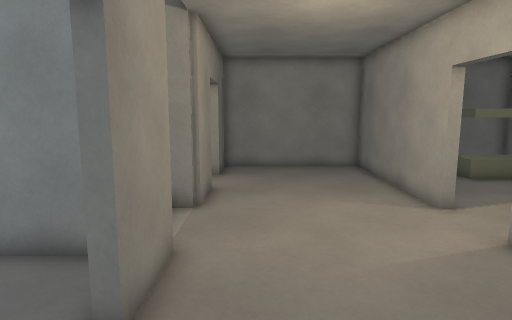
view 1 (above)

18 first-person views from a walk through a level from a Godot 3-D game. The camera is 1.5 m above the floor, tilts 8° down and sees 75° across. The floor is counted in squares, 0.5 m on a side. Each view is taken from the middle of a square. On the plan, view 1 faces up. The plan holds only what a view shows up to about 20 squares ahead; the rest is blank.

view 2
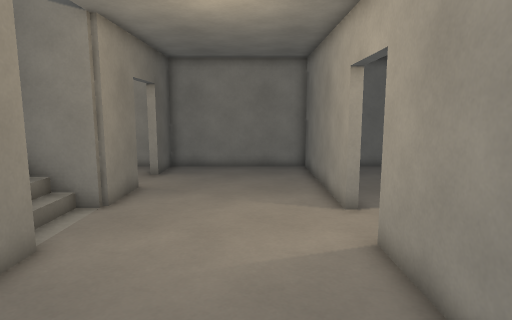

view 3
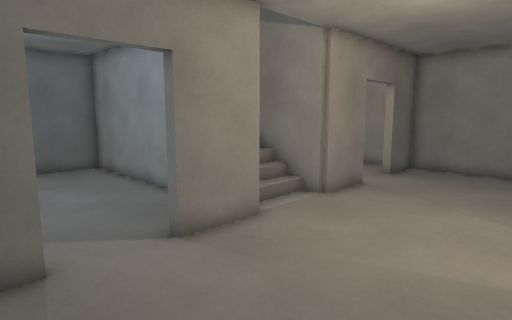

view 4
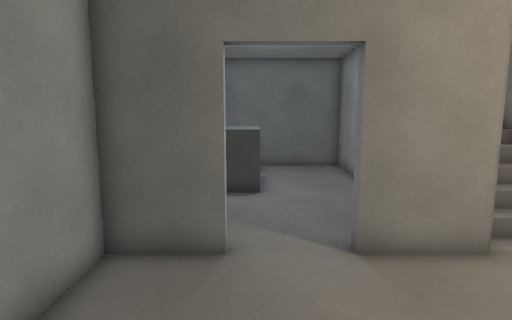

view 5
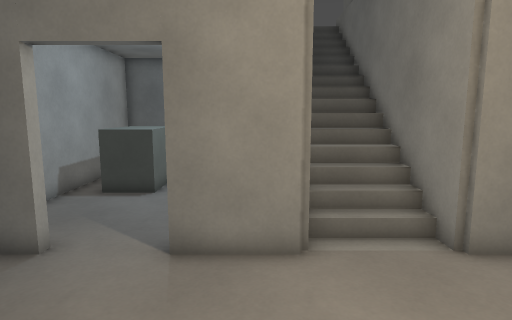

view 6
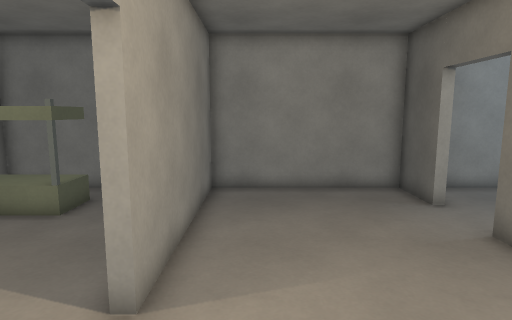

view 7
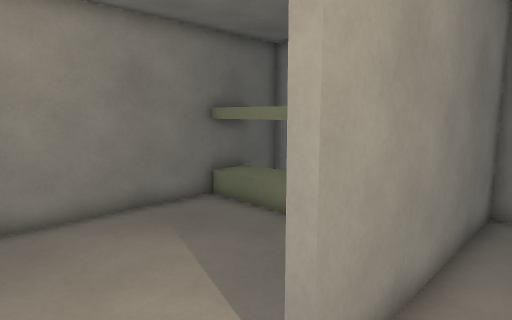

view 8
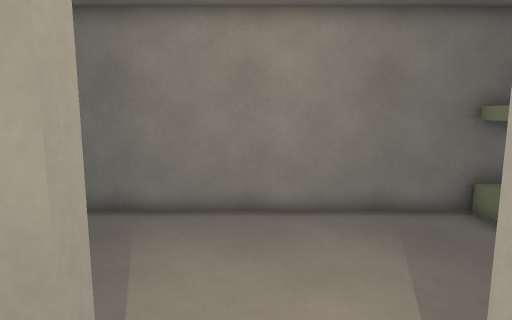

view 9
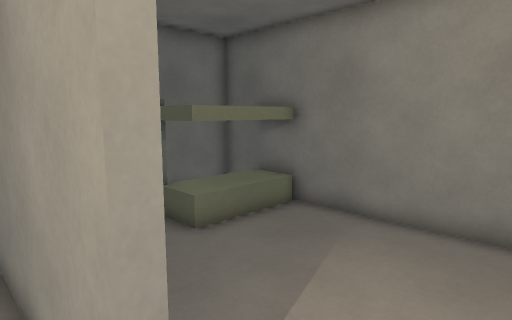

view 10
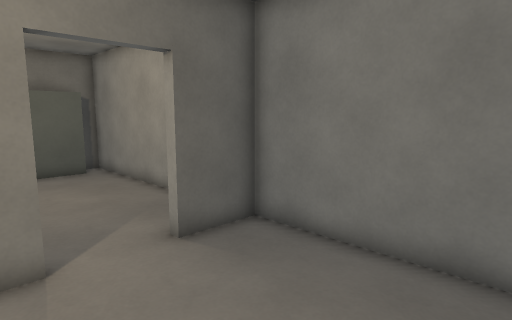

view 11
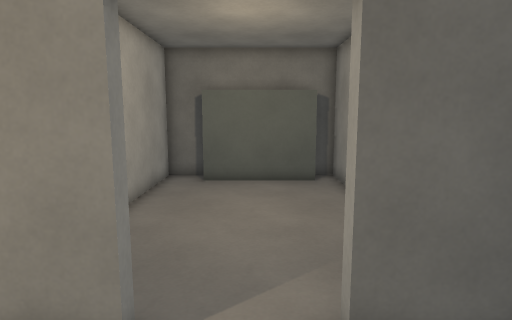

view 12
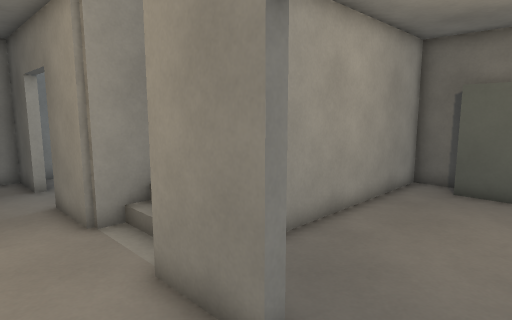

view 13
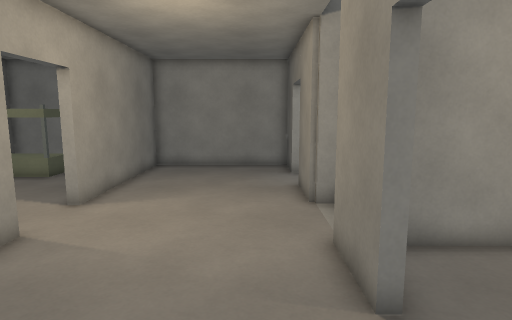

view 14
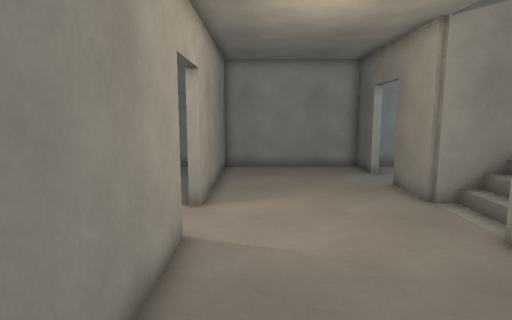

view 15
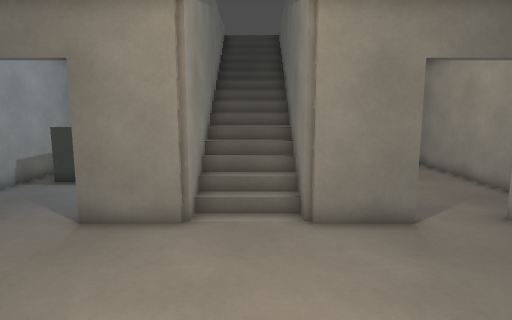

view 16
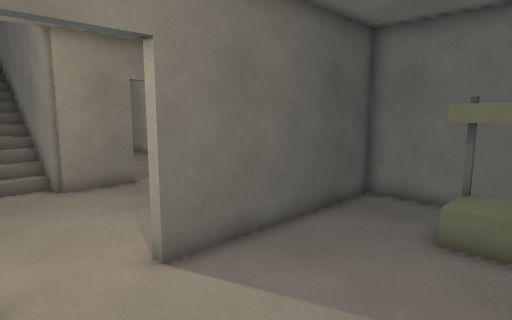

view 17
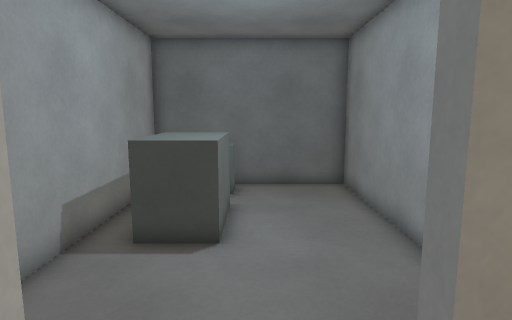

view 18
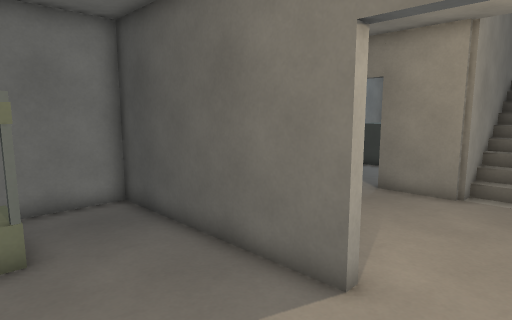

### Floor plan
Key: @ floor where view 1 was taken; # wall or solid block; . floor; / step, stairs or slope; = window, fence, low wall or low ledge; ^ raised ledge; v drop or lower ground; O other object.
Columns run from 14 left of view 1 to 14 right of it. Each row starts with its distance up from view 1.
 19 #############################
 18 ##..........#.......#....   #
 17  O..........#.......#...#   #
 16  O..................#...#   #
 15  O..................#...#####
 14  O..................#.......#
 13  O..........#.......#.......#
 12 #...........#.......#.......#
 11 #=###########.......#.......#
 10 v ===########...............#
  9   / // /////................#
  8   / // /////................#
  7 #==##########.......#.......#
  6 #...........#.......#.......#
  5 #...........#.......#.......#
  4 #...................#.......#
  3 #...................#.......#
  2 #^^.^^^.............#...#####
  1 #  .^^^.....#.......#...#   #
  0 #  .^^^.....#.@.....#....   #
 -1 #############################

Where each view was taken, in squares from view 1:
view 1: 0 up, 0 right, facing up
view 2: 0 up, 3 right, facing up
view 3: 0 up, 5 right, facing up-left
view 4: 2 up, 5 right, facing left
view 5: 6 up, 5 right, facing left
view 6: 12 up, 4 right, facing down
view 7: 10 up, 4 right, facing down-right
view 8: 9 up, 4 right, facing right
view 9: 8 up, 5 right, facing up-right
view 10: 12 up, 5 right, facing up-left
view 11: 15 up, 2 right, facing left
view 12: 16 up, 1 right, facing down-left
view 13: 18 up, 0 right, facing down
view 14: 18 up, 4 right, facing down
view 15: 9 up, 7 right, facing left
view 16: 7 up, 12 right, facing up-left
view 17: 3 up, 0 right, facing left
view 18: 10 up, 11 right, facing down-left
